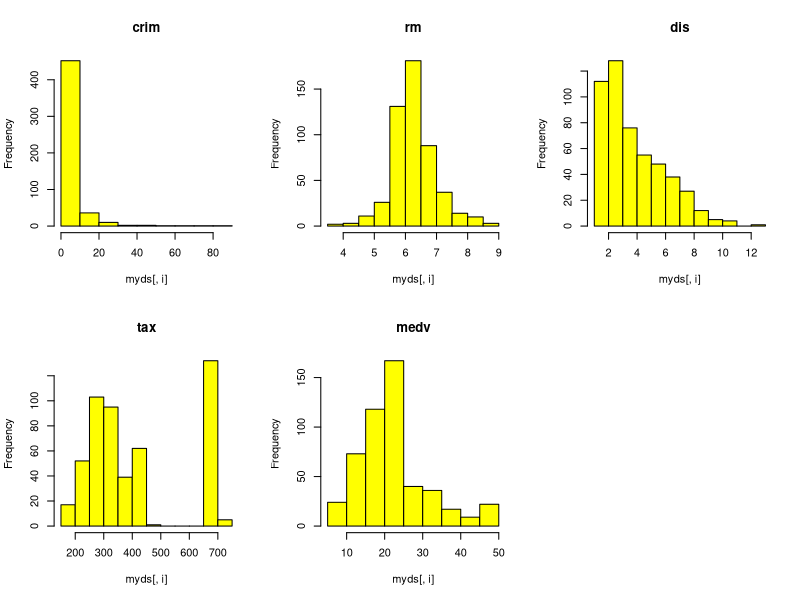
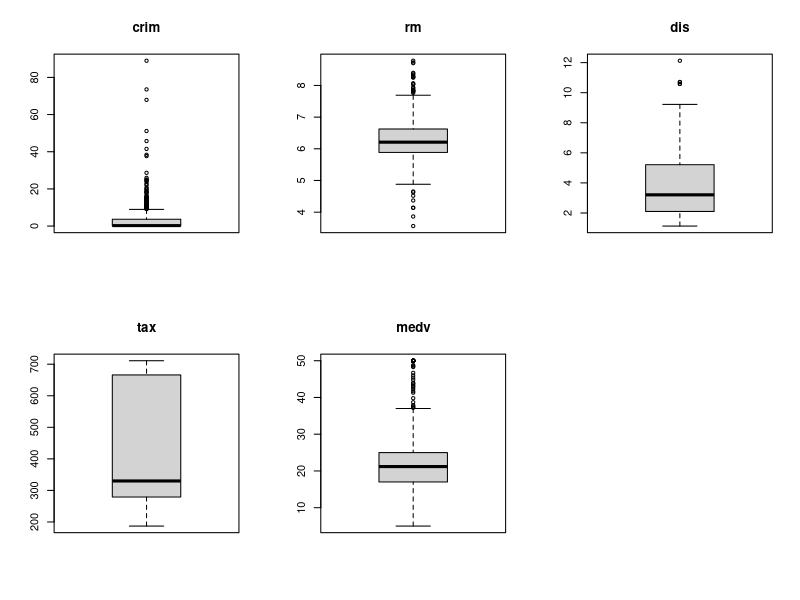
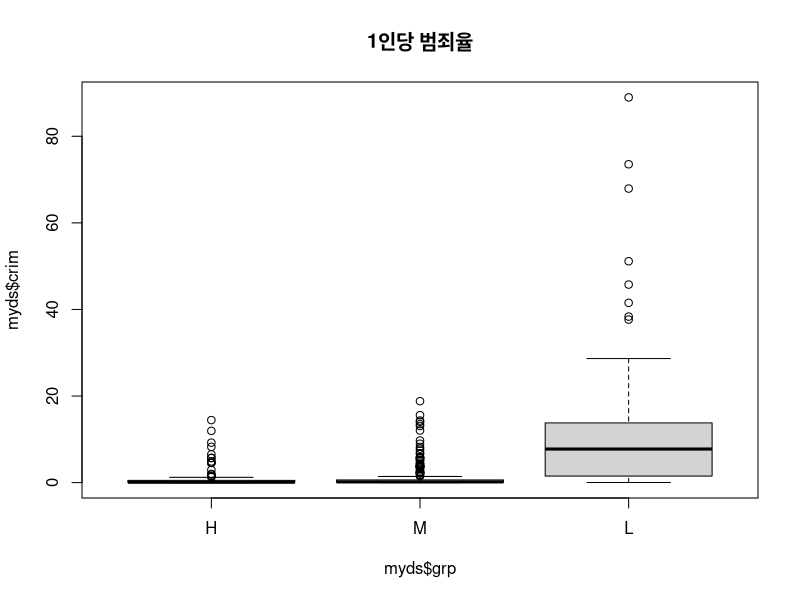
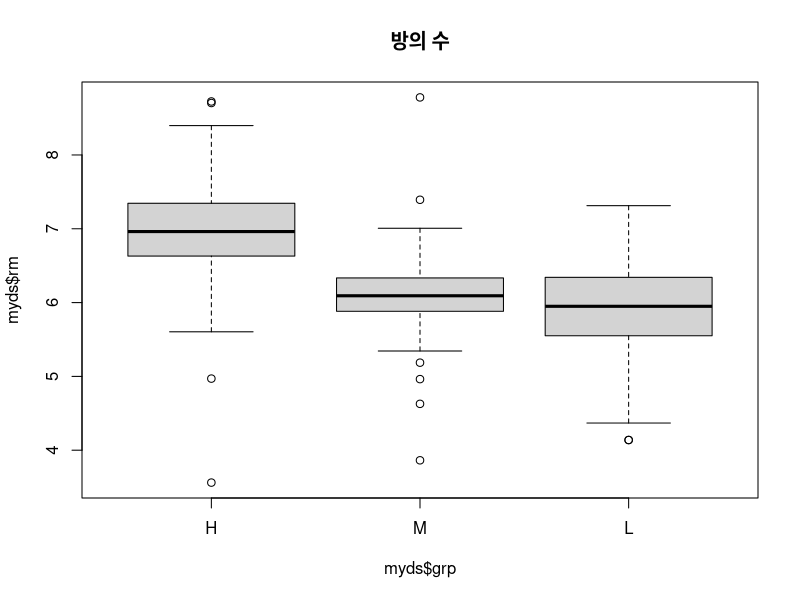
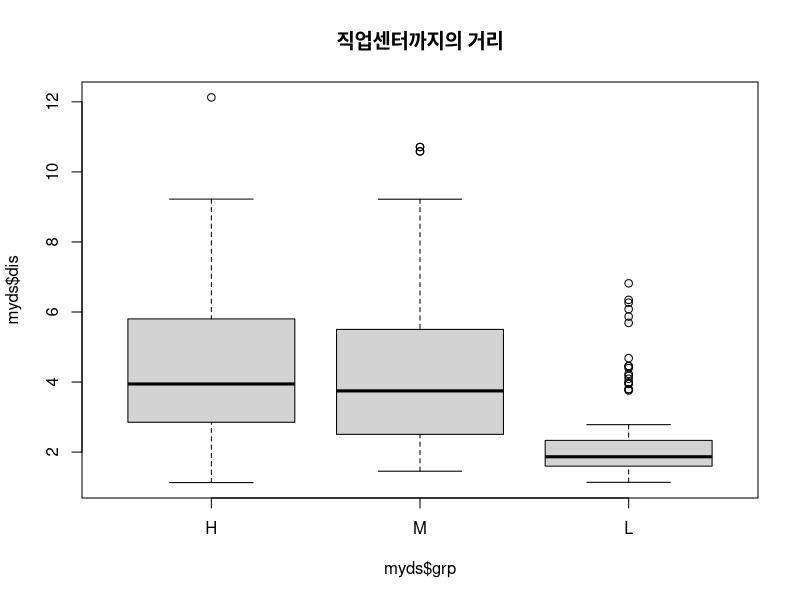
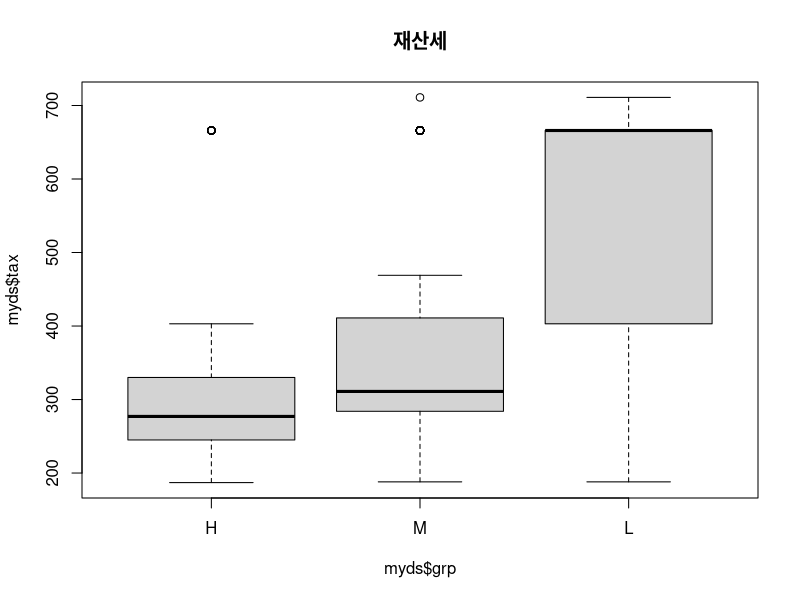
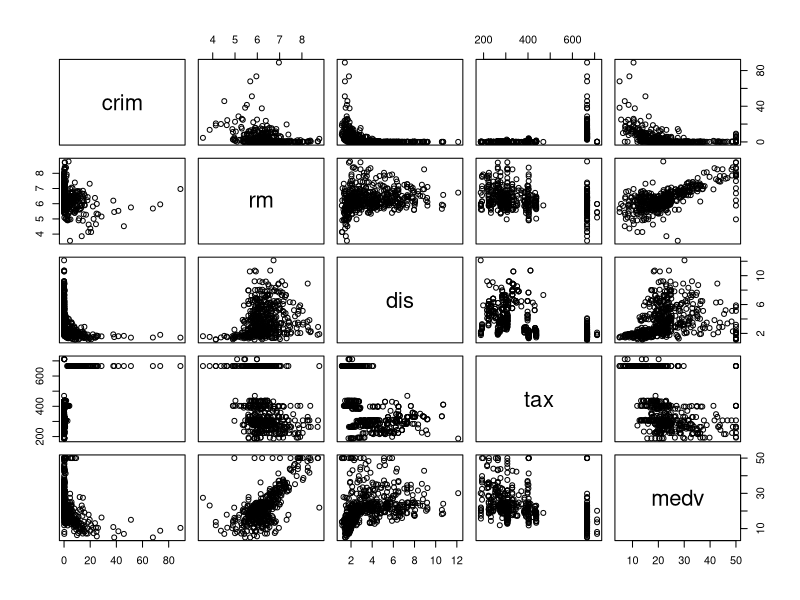
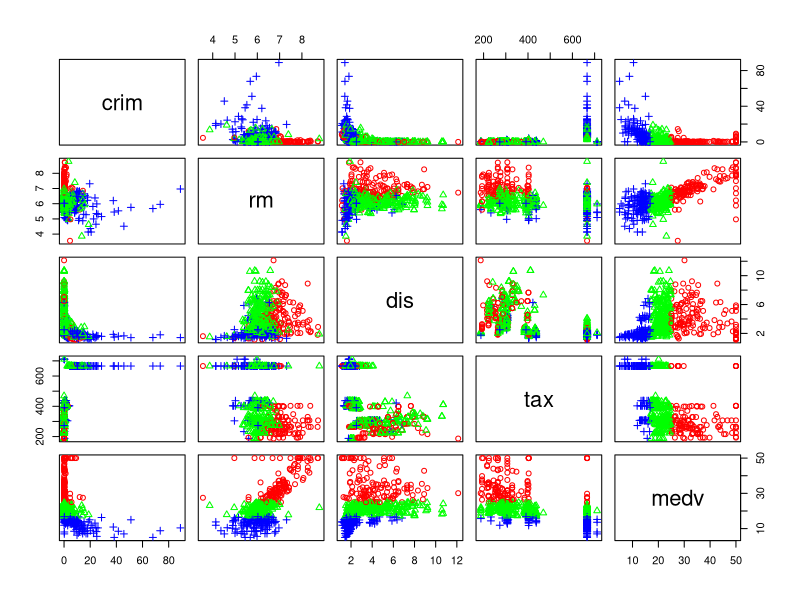

Generate these figures, in order, with R:
## (1) Prepare Data ----------------------
if (!require("mlbench")) {
  install.packages("mlbench")
}
library(mlbench)

data("BostonHousing")
colnames(BostonHousing)

myds <- BostonHousing[,c("crim","rm","dis","tax","medv")]

## (2) Add new column ----------------------
grp <- c()
for (i in 1:nrow(myds)) {                    # myds$medv 값에 따라 그룹 분류
  if (myds$medv[i] >= 25.0) {
    grp[i] <- "H"
  } else if (myds$medv[i] <= 17.0) {
    grp[i] <- "L"
  } else {
    grp[i] <- "M"
  }
}
grp <- factor(grp)                           # 문자벡터를 팩터 타입으로 변경
grp <- factor(grp, levels=c("H","M","L"))    # 레벨의 순서를 H,L,M -> H,M,L

myds <- data.frame(myds, grp)                # myds에 grp 컬럼 추가

## (3) Add new column ----------------------
str(myds)
head(myds)
table(myds$grp)                              # 주택 가격 그룹별 분포

## (4) histogram ----------------------
par(mfrow=c(2,3))                            # 2x3 가상화면 분할
for(i in 1:5) {
  hist(myds[,i], main=colnames(myds)[i], col="yellow")
}
par(mfrow=c(1,1))                            # 2x3 가상화면 분할 해제

## (5) boxplot ----------------------
par(mfrow=c(2,3))                            # 2x3 가상화면 분할
for(i in 1:5) {
  boxplot(myds[,i], main=colnames(myds)[i])
}
par(mfrow=c(1,1))                            # 2x3 가상화면 분할 해제

## (6) boxplot by group ------------------
boxplot(myds$crim ~ myds$grp, main="1인당 범죄율")
boxplot(myds$rm ~ myds$grp, main="방의 수")
boxplot(myds$dis ~ myds$grp, main="직업센터까지의 거리")
boxplot(myds$tax ~ myds$grp, main="재산세")

## (7) scatter plot ------------------
pairs(myds[,-6])

## (8) scatter plot with group ------------------
point <- as.integer(myds$grp)                # 점의 모양 지정
color <- c("red","green","blue")             # 점의 색 지정
pairs(myds[,-6], pch=point, col=color[point])

## (9) correlation coefficient ------------------
cor(myds[,-6])
